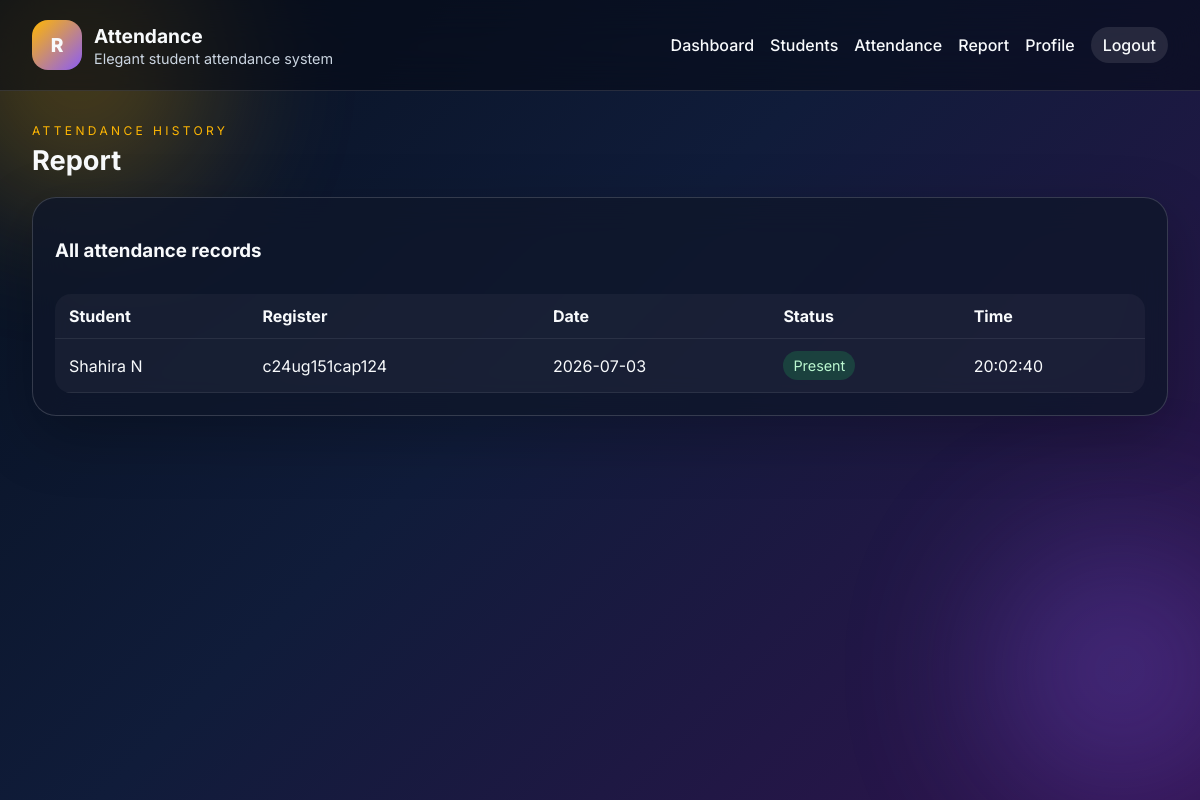
Page /report (signed in) on the earlier database version.
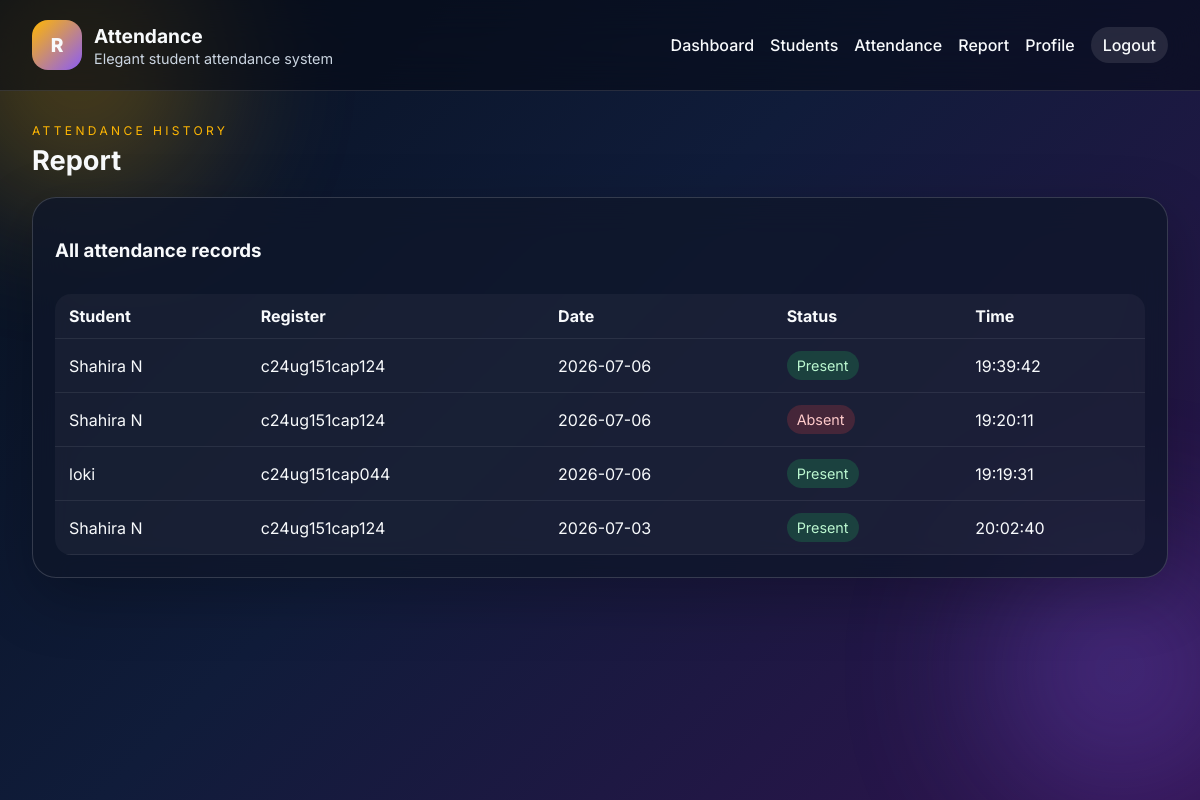
Same page on the later database version.
### tables this page shows
CREATE TABLE attendance (
            id INTEGER PRIMARY KEY AUTOINCREMENT,
            student_id INTEGER NOT NULL,
            attendance_date TEXT NOT NULL,
            status TEXT NOT NULL,
            marked_at TEXT NOT NULL,
            FOREIGN KEY (student_id) REFERENCES students (id)
        );

CREATE TABLE students (
            id INTEGER PRIMARY KEY AUTOINCREMENT,
            full_name TEXT NOT NULL,
            register_number TEXT NOT NULL UNIQUE,
            created_at TEXT NOT NULL DEFAULT CURRENT_TIMESTAMP
        );

### app.py (the view)
@app.route('/report')
@login_required
def report():
    records = get_attendance_records(limit=50)
    return render_template('report.html', records=records)

### attendance.py (called while the page is built)
def get_attendance_records(limit=20):
    conn = get_db_connection()
    rows = conn.execute(
        '''
        SELECT a.id, a.attendance_date, a.status, a.marked_at, s.full_name, s.register_number
        FROM attendance a
        JOIN students s ON s.id = a.student_id
        ORDER BY a.id DESC
        LIMIT ?
        ''',
        (limit,),
    ).fetchall()
    conn.close()
    return [dict(row) for row in rows]

### auth.py (called while the page is built)
def login_required(view):
    @wraps(view)
    def wrapped(*args, **kwargs):
        if not session.get('user_id'):
            flash('Please log in to continue.', 'warning')
            return redirect(url_for('login'))
        return view(*args, **kwargs)
    return wrapped

### models.py (called while the page is built)
def get_db_connection():
    conn = sqlite3.connect(Config.DATABASE_PATH)
    conn.row_factory = sqlite3.Row
    return conn

### templates/report.html
{% extends 'base.html' %}
{% block content %}
<div class="page-head">
    <div>
        <p class="eyebrow">Attendance history</p>
        <h2>Report</h2>
    </div>
</div>
<section class="panel">
    <div class="panel-head">
        <h3>All attendance records</h3>
    </div>
    <div class="table-card">
        <table>
            <thead>
                <tr>
                    <th>Student</th>
                    <th>Register</th>
                    <th>Date</th>
                    <th>Status</th>
                    <th>Time</th>
                </tr>
            </thead>
            <tbody>
                {% for item in records %}
                <tr>
                    <td>{{ item.full_name }}</td>
                    <td>{{ item.register_number }}</td>
                    <td>{{ item.attendance_date }}</td>
                    <td><span class="status {{ item.status }}">{{ item.status }}</span></td>
                    <td>{{ item.marked_at }}</td>
                </tr>
                {% else %}
                <tr><td colspan="5">No records available.</td></tr>
                {% endfor %}
            </tbody>
        </table>
    </div>
</section>
{% endblock %}

Differences in the rows shown:
added attendance: full_name "Shahira N", register_number "c24ug151cap124", attendance_date "2026-07-06", status "Present", marked_at "19:39:42"
added attendance: full_name "Shahira N", register_number "c24ug151cap124", attendance_date "2026-07-06", status "Absent", marked_at "19:20:11"
added attendance: full_name "loki", register_number "c24ug151cap044", attendance_date "2026-07-06", status "Present", marked_at "19:19:31"
